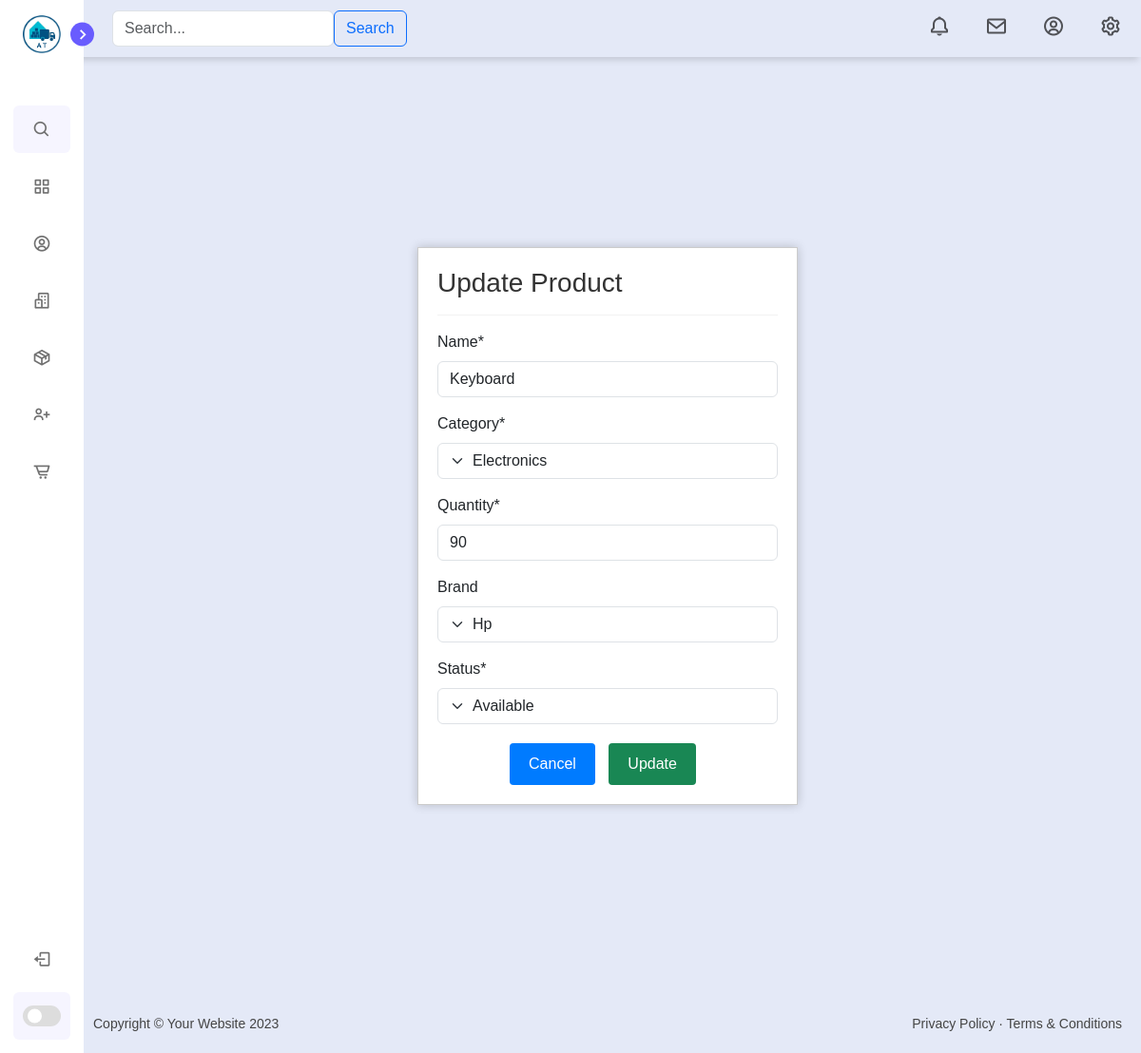
/product/update/13, run on the app's committed database.
### dashboard/models.py (models this page shows, shortened)
class Product(models.Model):
    name = models.CharField(max_length=100, null=False, blank=False)
    category = models.CharField(max_length=25, choices=CATEGORY, null=False, blank=False)
    quantity = models.PositiveIntegerField(null=False, blank=False)
    brand = models.ForeignKey(Brand, on_delete=models.CASCADE, null=True, blank=True, related_name='products')  # Use related_name to avoid conflicts
    PRODUCT_STATUS_CHOICES = (
        ('Available', 'Available'),
        ('Not-Available', 'Not-Available'),
    )
    status = models.CharField(max_length=15, choices=PRODUCT_STATUS_CHOICES, null=False, blank=False)

### dashboard/views.py (the view)
# urls.py: path('product/update/<int:pk>', views.product_update, name="dashboard-product-update"),
def product_update(request, pk):
    item = Product.objects.get(id=pk)
    if request.method=='POST':
        form = ProductForm(request.POST, instance=item)
        if form.is_valid():
            form.save()
            return redirect('dashboard-product')
    else:
        form = ProductForm(instance=item)
    context={
        'form':form,
    }
    return render(request, 'dashboard/product_update.html',context)

### dashboard/forms.py
class ProductForm(forms.ModelForm):
    class Meta:
        model = Product
        fields = ['name', 'category', 'quantity', 'brand', 'status']

### dashboard/models.py (called while the page is built)
    def __str__(self):
        return self.brand_name

### templates/dashboard/product_update.html (shortened to what this page needs)
{% extends "partials/base.html" %}
{% load static %}
{% load crispy_forms_tags %}
{% block body %}
<section class="home">
    {% include "partials/navbar.html" %}
    <div class="container">
        <div class="delete-container">
            <h3>Update Product</h3>
            <hr>
            <div class="Edit-form">
                <form method="POST">
                    {{ form|crispy }}
                    <div class="btn-container">
                        <a class="btn btn-secondary" href="{% url 'dashboard-product' %}">Cancel</a>
                        <button class="btn btn-success" type="submit">Update</button>
                    </div>
                </form>
            </div>
        </div>
    </div>
    <footer>
        <div class="footer-left">
            Copyright © Your Website 2023
        </div>
        <div class="footer-right">
            <a href="#">Privacy Policy</a> · <a href="#">Terms & Conditions</a>
        </div>
    </footer>
</section>
{% endblock body %}

### static/css/base.css (style rules this page uses)
* { margin: 0; padding: 0; box-sizing: border-box; font-family: 'Poppins', sans-serif; }
:root { --body-color: #E4E9F7; --sidebar-color: #FFF; --primary-color: #695CFE; --primary-color-light: #F6F5FF; --toggle-color: #DDD; --text-color: #707070; --tran-03: all 0.2s ease; --tran-03: all 0.3s ease; --tran-04: all 0.3s ease; --tran-05: all 0.3s ease; }
body { margin: 0; padding: 0; min-height: 100vh; background-color: var(--body-color) !important; transition: var(--tran-05); }

### static/css/index.css (style rules this page uses)
.home { position: absolute; top: 0; top: 0; left: 250px; height: 100vh; width: calc(100% - 250px); background-color: var(--body-color); transition: var(--tran-05); }
.sidebar.close~.home { left: 78px; height: 100vh; width: calc(100% - 78px); }
footer { display: flex; justify-content: space-between; background-color: var(--body-color); padding: 20px 20px; font-size: 14px; color: #444; }
.footer-left { flex: 1; }
.footer-right { flex: 1; text-align: right; }
.footer-right a { text-decoration: none; color: #444; transition: border-bottom 0.2s; }

### static/css/profile.css (style rules this page uses)
body { margin: 0; padding: 0; }

### static/css/crud.css (style rules this page uses)
.container .delete-container { border: 1px solid #ccc; padding: 20px; background-color: #fff; box-shadow: 0px 0px 10px rgba(0, 0, 0, 0.2); max-width: 400px; margin: 200px auto; }
.container .delete-container h3 { color: #333; }
.container .delete-container hr { border-color: #ccc; }
.container .delete-container form { margin-top: 10px; }
.container .delete-container .btn-container { text-align: center; margin-top: 20px; }
.container .delete-container .btn-container button { margin-right: 10px; padding: 10px 20px; border: none; cursor: pointer; border-radius: 4px; }
.container .delete-container .btn-container a { margin-right: 10px; padding: 10px 20px; border: none; cursor: pointer; border-radius: 4px; text-decoration: none; }
.container .delete-container .btn-container a { background-color: #007bff; color: #fff; }

### data on the page
Product: name "Keyboard", category "Electronics", quantity "90", brand "Hp", status "Available"
